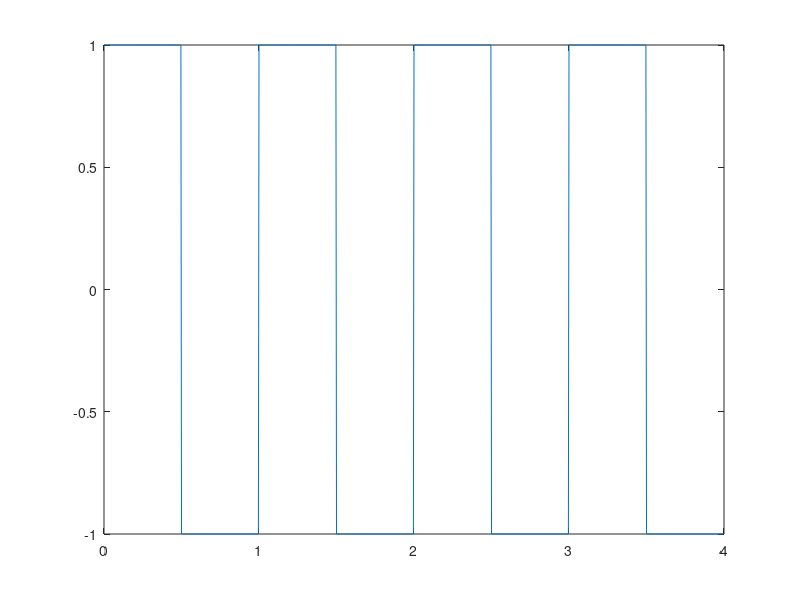

MATLAB code for this plot: (Note: this script raises an error after producing the figure.)
T_a = 1/256;
T_0 = 1;
t = 0:T_a:4-T_a;
x = square(2*pi*(1/T_0)*t);

plot(t, x);

[a_k, b_k] = calcCoef(T_a, T_0, x, 50);

figure;
subplot(1, 2, 1);
stem(0:length(a_k) - 1, a_k, "g");

subplot(1, 2, 2);
stem(0:length(b_k) - 1, b_k, "r");